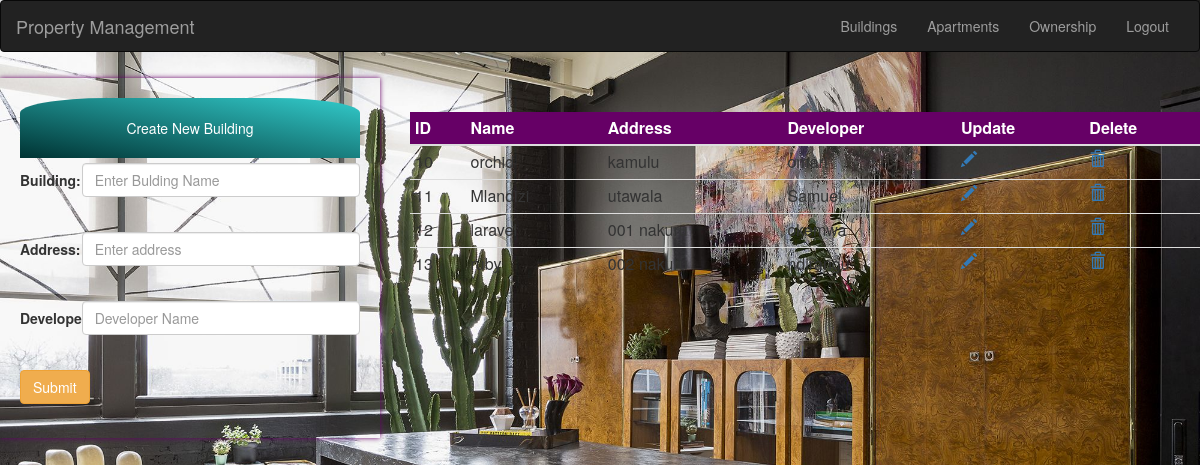
The page /buildingNew.php (signed in) on the database its author committed.
### tables this page shows
CREATE TABLE `building` (
  `id` int(11) NOT NULL,
  `Name` varchar(200) NOT NULL,
  `Address` varchar(500) NOT NULL,
  `Developer` varchar(200) NOT NULL
);

### buildingNew.php (the view, shortened to what this page needs)
<?php
include 'conn.php';
$id = $name= $add= $dev = "";
?>
<html>
    <head>
  <link rel="stylesheet" href="https://maxcdn.bootstrapcdn.com/bootstrap/3.3.7/css/bootstrap.min.css">
</head>
    </head>
    <body style="background-image:url('img/image_5.jpg') ; background-size: cover; background-repeat: no-repeat;">
        <?php
        include 'anav.php';
        ?>
        <div class="row">
         <div class="col-md-4">
        <div style=" margin-top: 1.5%;box-shadow: 0px 0px 5px #660066;padding:20px">
        <div style='text-align: center;padding:20px;background:  linear-gradient(To top right,#033,#3cc);color:white;border-radius: 25% 25% 0% 0%'>Create New Building</div>
        <form class="form-horizontal" action="building.php" method="post">
            <div class="form-group" style="margin-top: 5px">
    <label class="control-label col-sm-2" for="building">Building:</label>
    <div class="col-sm-10" >
            <input type="text" class="form-control" name="bname" placeholder="Enter Bulding Name" value="<?php echo $name;?>"/><br>
    </div>
            </div>
            <div class="form-group" style="margin-top: 1px">
    <label class="control-label col-sm-2" for="building">Address:</label>
    <div class="col-sm-10" >
            <input type="text" class="form-control" name="address" placeholder="Enter address" value="<?php echo $add;?>"/><br>
    </div>
            </div>
            <div class="form-group" style="margin-top: 1px">
    <label class="control-label col-sm-2" for="building">Developer:</label>
    <div class="col-sm-10" >
            <input type="text" class="form-control" name="developer" placeholder="Developer Name" value="<?php echo $dev;?>"/><br>
    </div>
            </div>
            <button class="btn btn-warning" type="submit" name="submit" value="add">Submit</button>
        </form>
        </div>
        </div>
            <div class="col-md-8">
                <div>
        <table class="table table-hover table-condensed table-responsive" style="margin-top: 5%">
            <thead style="background: #660066;color:white">
            <th>ID</th>
             <th>Name</th>
              <th>Address</th>
               <th>Developer</th>
               <th>Update</th>
               <th>Delete</th>
            </thead>
            <tbody>
                <?php
                $sql = "select * from building;";
                $result=mysqli_query($con,$sql);
                if($result){
                    while($row = $result->fetch_assoc()){
                ?>
                <tr>
                    <td><?php echo $row['id'];?></td>
                    <td><?php echo $row['Name'];?></td>
                    <td><?php echo $row['Address'];?></td>
                    <td><?php echo $row['Developer'];?></td>
                    <td><a href="building.php?update=1&id=<?php echo $row['id'];?>"><span class="glyphicon glyphicon-pencil"></span></a></td>
                    <td><a href="deleteBuilding.php?id=<?php echo $row['id'];?>"><span class="glyphicon glyphicon-trash"></span></a></td>
                </tr>
                <?php
                }
                }
                ?>
            </tbody>
        </table>
                    </div>
                </div>
        </div>
    </body>
</html>

### rows shown on the page
building: id "10", Name "orchid", Address "kamulu", Developer "omari"
building: id "11", Name "Mlandizi", Address "utawala", Developer "Samuel"
building: id "12", Name "laravel", Address "001 nakuru", Developer "okemwa"
building: id "13", Name "ruby", Address "002 nakuru", Developer "ndirangu"
